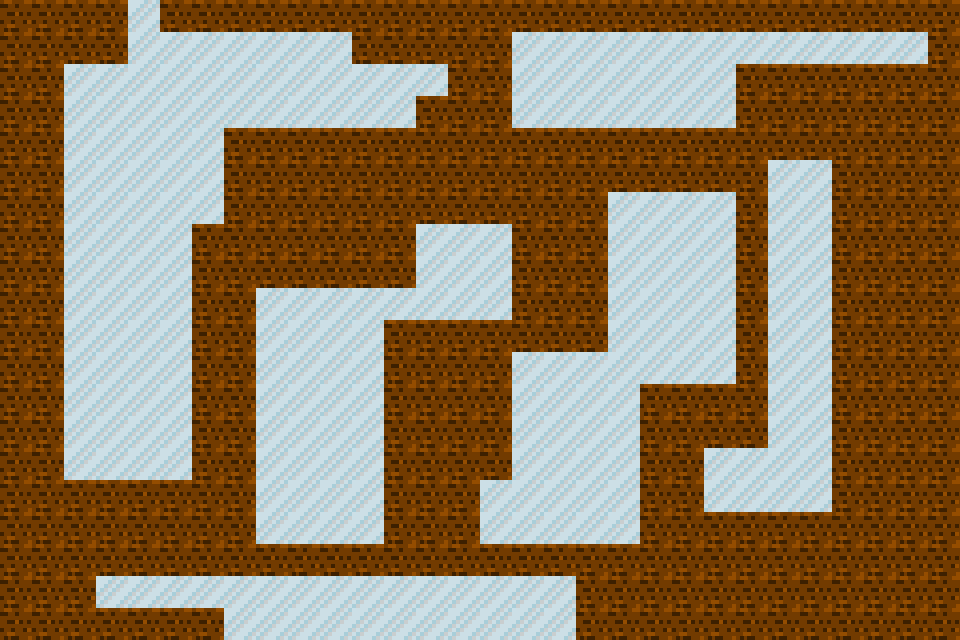

Tiled map render using the project's own tile images. Description and the map definition, with tile-layer contents summarised, below:
An orthogonal 30x20 tile map with 32x32 px tiles, 2 tile layers (Tile Layer 1, Tile Layer 2), 2 tilesets.

<map version="1.0" orientation="orthogonal" width="30" height="20" tilewidth="32" tileheight="32">
 <properties>
  <property name="location" value="1" />
 </properties>
 <tileset firstgid="1" name="dirtBlock" tilewidth="32" tileheight="32">
  <image source="32x32blocks/Blocks/dirtBlock.png" trans="ff00ff" width="32" height="32" />
 </tileset>
 <tileset firstgid="2" name="iceBlock" tilewidth="32" tileheight="32">
  <image source="32x32blocks/Blocks/iceBlock.png" trans="ff00ff" width="32" height="32" />
 </tileset>
 <layer name="Tile Layer 1" width="30" height="20">
  <data>[600 cells, 600 non-empty, 1 distinct tile ids]</data>
 </layer>
 <layer name="Tile Layer 2" width="30" height="20">
  <data>[600 cells, 248 non-empty, 1 distinct tile ids]</data>
 </layer>
</map>
